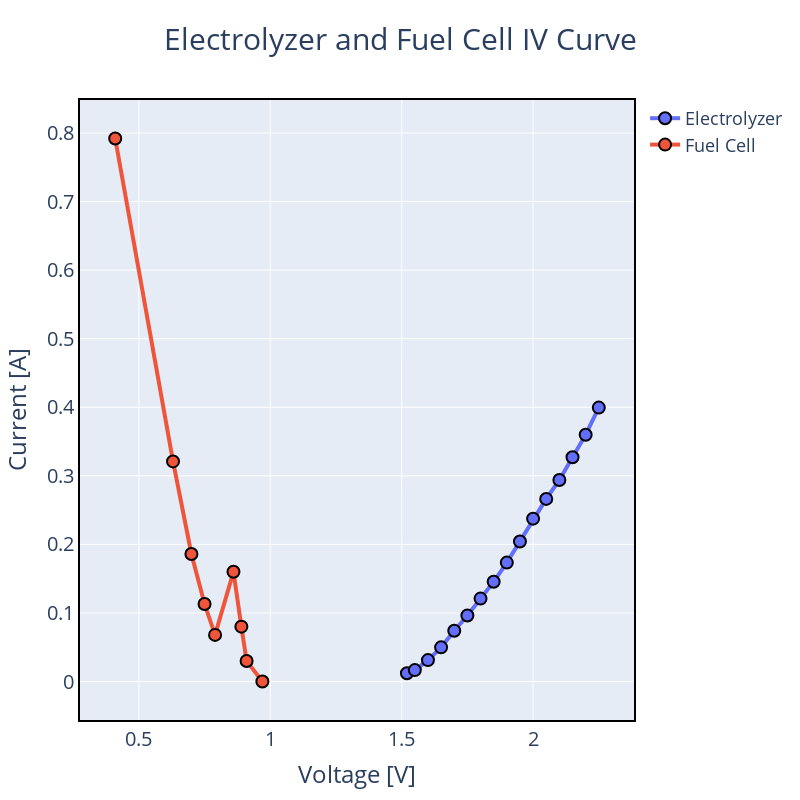

Here is the notebook cell this chart was saved with:
### Code cell
# Plot IV curve of electrolyzer and fuel cell
fig = go.Figure()

# Size 800x800, background color white, no grid, black border, Title font size 30, axis font size 20, legend font size 18
fig.update_layout(width=800, height=800, 
                  title_font_size=30, 
                  font_size=20, 
                  legend_font_size=18)

# plot electrolyzer current vs voltage
fig.add_trace(go.Scatter(x=df_iv_electrolyser['voltage_electrolyser'], y=df_iv_electrolyser['current_electrolyser'], mode='lines+markers',
                        line=dict(width=4),
                        marker=dict(size=12, line=dict(width=2, color='black')), 
                        name='Electrolyzer'))

# plot fuel cell current vs voltage
fig.add_trace(go.Scatter(x=df_iv_fuelcell['u_fc'], y=df_iv_fuelcell['i_fc'], mode='lines+markers',
                        line=dict(width=4),
                        marker=dict(size=12, line=dict(width=2, color='black')), 
                        name='Fuel Cell'))

# Add axis labels
fig.update_xaxes(title_text='Voltage [V]')
fig.update_yaxes(title_text='Current [A]')
# Remove gridlines
fig.update_xaxes(showgrid=True, zeroline=False)
fig.update_yaxes(showgrid=True, zeroline=False)
# Add border
fig.update_xaxes(showline=True, linewidth=2, linecolor='black', mirror=True)
fig.update_yaxes(showline=True, linewidth=2, linecolor='black', mirror=True)
# Add title
fig.update_layout(title_text='Electrolyzer and Fuel Cell IV Curve', title_x=0.5)
# Show the figure
fig.show()

### Figure 1 — Plotly figure (JSON) as saved in the notebook; plotly's stock layout.template omitted (floating-point values rounded to 4 significant figures)
{"data": [{"line": {"width": 4}, "marker": {"line": {"color": "black", "width": 2}, "size": 12}, "mode": "lines+markers", "name": "Electrolyzer", "type": "scatter", "x": [1.52, 1.55, 1.6, 1.65, 1.7, 1.75, 1.8, 1.85, 1.9, 1.95, 2, 2.05, 2.1, 2.15, 2.2, 2.25], "y": [0.012, 0.0166, 0.0312, 0.0498, 0.074, 0.0963, 0.1209, 0.1454, 0.1734, 0.2043, 0.2375, 0.2663, 0.2939, 0.3271, 0.36, 0.3995]}, {"line": {"width": 4}, "marker": {"line": {"color": "black", "width": 2}, "size": 12}, "mode": "lines+markers", "name": "Fuel Cell", "type": "scatter", "x": [0.97, 0.91, 0.89, 0.86, 0.79, 0.75, 0.7, 0.63, 0.41], "y": [0, 0.03, 0.08, 0.16, 0.068, 0.113, 0.186, 0.321, 0.792]}], "layout": {"font": {"size": 20}, "height": 800, "legend": {"font": {"size": 18}}, "title": {"font": {"size": 30}, "text": "Electrolyzer and Fuel Cell IV Curve", "x": 0.5}, "width": 800, "xaxis": {"linecolor": "black", "linewidth": 2, "mirror": true, "showgrid": true, "showline": true, "title": {"text": "Voltage [V]"}, "zeroline": false}, "yaxis": {"linecolor": "black", "linewidth": 2, "mirror": true, "showgrid": true, "showline": true, "title": {"text": "Current [A]"}, "zeroline": false}}}
